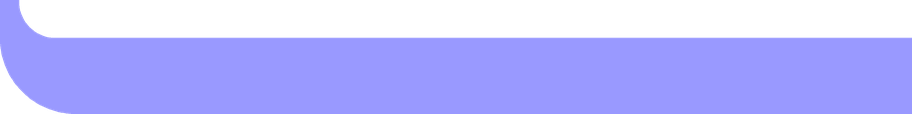
#> input picture assets/swoop-bottom-left-9999ff-48x3cells-19x38pixels.png, 912 x 114 px
$ python analyze_left_edge.py ../assets/swoop-bottom-left-9999ff-48x3cells-19x38pixels.png
#> lines starting #> are read from the running program, lines starting #| are printed output that depends on the picture
#!/usr/bin/env python3
"""Analyze the left edge of the LCARS prompt for pixel-level alignment.

Reads a full screenshot PNG (Retina 2x, so 1 terminal pixel = 2 device pixels),
crops the leftmost columns, and reports:
  - The first non-black device pixel in each row (to find where image content starts)
  - Whether the STARDATE bg cell starts at device x=0 or x>0
  - The gap in device pixels between the terminal left edge and the image stem
"""
import sys
from PIL import Image

path = sys.argv[1] if len(sys.argv) > 1 else "/tmp/lcarcat-screenshots/prompt-left-edge.png"
img = Image.open(path).convert("RGBA")
#> img is the input picture: PIL image 912x114 RGBA; mean R, G, B, A 104.8, 104.8, 174.3, 170
W, H = img.size
#> W = 912; H = 114
print(f"Full image: {W}x{H} device pixels")
#| Full image: 912x114 device pixels

# The terminal window may have a border/chrome at the top; find the first row
# where we see a non-transparent, non-white pixel (the kitty tab bar chrome).
# We'll scan from the left edge across the middle of the image height.

# Crop: leftmost 80 device pixels, full height.
CROP_W = 80
crop = img.crop((0, 0, CROP_W, H))
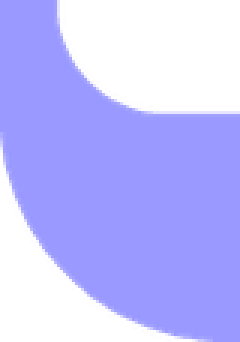
#> crop: PIL image 80x114 RGBA (shown 3 times larger); mean R, G, B, A 103.6, 103.6, 172, 164.1; transparent parts drawn white

# Find terminal content rows by scanning for the first row with a black background
# (terminal background = #000000) — that's where the shell window starts.
print(f"\nScanning left {CROP_W}px wide strip...")

# Collect per-row: first non-black x, color at x=0, color at x=2
BLACK = (0, 0, 0, 255)
PERIWINKLE = (153, 153, 255, 255)
SKY = (102, 153, 204, 255)

def color_label(px):
    r, g, b, a = px
    if a == 0:
        return "transparent"
    if r == 0 and g == 0 and b == 0:
        return "black"
    if abs(r - 153) < 10 and abs(g - 153) < 10 and abs(b - 255) < 10:
        return "periwinkle"
    if abs(r - 102) < 15 and abs(g - 153) < 15 and abs(b - 204) < 15:
        return "sky-blue"
    if r > 200 and g > 200 and b > 200:
        return "white/chrome"
    return f"rgb({r},{g},{b})"

# Find terminal top (first row with black px at x=0..5)
terminal_top = None
for y in range(H):
    px = img.getpixel((0, y))
    if px == BLACK or (px[0] < 20 and px[1] < 20 and px[2] < 20 and px[3] > 200):
        terminal_top = y
        break
#> this loop made 114 passes
#> px on passes 1 to 12: (153, 153, 255, 255), (153, 153, 255, 255), (153, 153, 255, 255), (153, 153, 255, 255), (153, 153, 255, 255), (153, 153, 255, 255), (153, 153, 255, 255), (153, 153, 255, 255), (153, 153, 255, 255), (153, 153, 255, 255), (153, 153, 255, 255), (153, 153, 255, 255)

print(f"Terminal content starts at y={terminal_top} (device px from image top)")

if terminal_top is None:
    print("Could not find terminal top — dumping first 20 rows x=0:")
    for y in range(20):
        print(f"  y={y}: {img.getpixel((0,y))}")
#> this loop made 20 passes
#|   y=0: (153, 153, 255, 255)
#|   y=1: (153, 153, 255, 255)
#|   y=2: (153, 153, 255, 255)
#|   y=3: (153, 153, 255, 255)
#|   y=4: (153, 153, 255, 255)
#|   y=5: (153, 153, 255, 255)
#|   y=6: (153, 153, 255, 255)
#|   y=7: (153, 153, 255, 255)
#> (further printed lines are left out)
#> (the run stopped early here; a loop or call above may not have finished)
